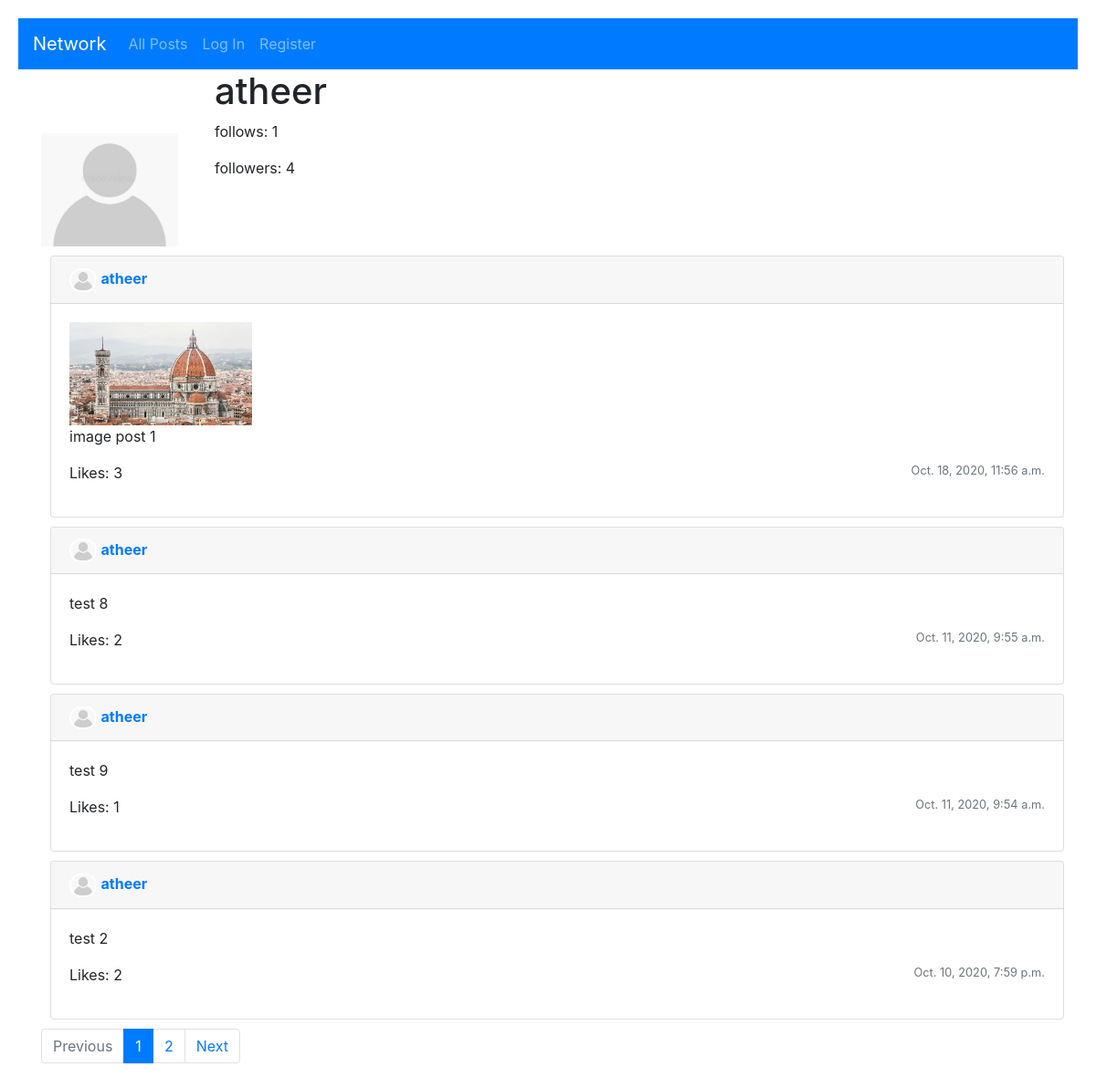
Page /profile/atheer on the earlier database version.
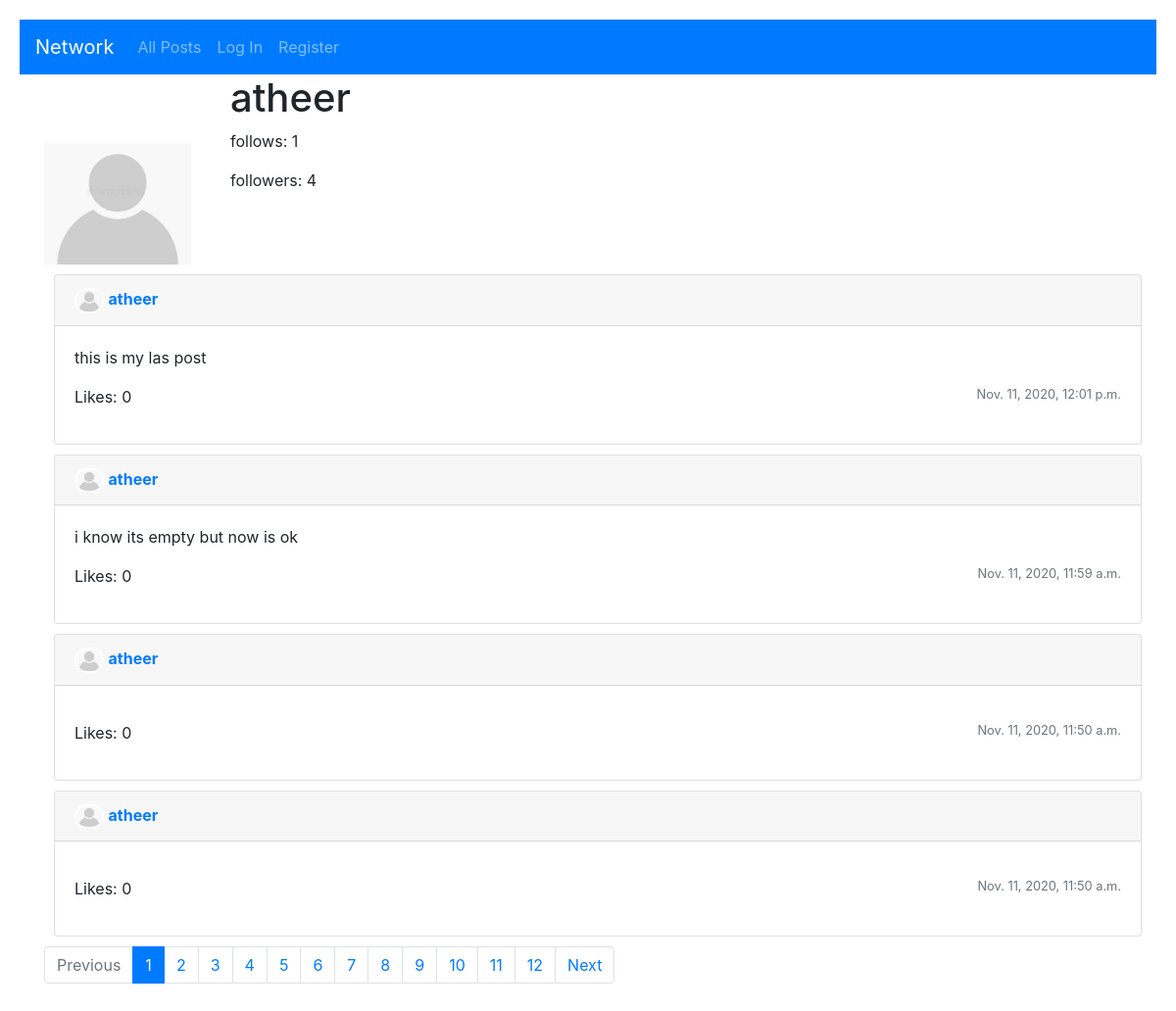
Same page on the later database version.
### network/models.py (models this page shows)
class Post(models.Model):
    post = models.CharField(max_length=500, blank=False)
    image = models.ImageField(upload_to="postImage", null=True)
    user = models.ForeignKey(
        User, on_delete=models.CASCADE, related_name='geek')
    date = models.DateTimeField(blank=False)
    postLike = models.IntegerField(default=0)

class User(AbstractUser):
    avatar = models.ImageField(upload_to="userAvatar", null=True)

### network/views.py (the view)
# urls.py: path('profile/<str:profileUser>', views.profile, name='profile'),
def profile(request, profileUser):
    user1 = User.objects.get(username=profileUser)
    following = user1.following.all().count()
    followers = user1.followres.all().count()
    if request.user.is_authenticated:
        isFollowed = request.user.following.filter(following=user1.id).exists()
    else:
        isFollowed = False
    posts = user1.geek.all().order_by('-id')
    if request.user.id == user1.id:
        owner = True
    else:
        owner = False
    paginator = Paginator(posts, 4)
    page_number = request.GET.get('page')
    page_obj = paginator.get_page(page_number)
    return render(request, 'network/profile.html', {
        'user1': user1,
        'following': following,
        'followers': followers,
        'page_obj': page_obj,
        'owner': owner,
        'isFollowed': isFollowed,
    })

### network/templatetags/filter.py (called while the page is built)
@register.filter()
def range1(min, max):
    return range(min, max+1)

### network/templates/network/profile.html (shortened to what this page needs)
{% extends "network/layout.html" %}
{% load static %}
{% load filter %}
{% block body %}
<div class="row">
    <div class="col-2" style="padding-top: 20px;">
        {% if user1.avatar %}
        <img class="userAva" src="{{user1.avatar.url}}" alt="avatar" width="150px">
        {% else %}
        <img class="userAva" src="{% static 'icon/default-avatar.jpg' %}" alt="avatar" width="150px">
        {% endif %}
    </div>
    <div class="col">
        <h1>{{user1.username}}</h1>
        <p>follows: {{following}}</p>
        <p>followers: {{followers}} </p>
    </div>
</div>
{% for post in page_obj %}
<div class="card w-100" style="margin: 10px;">
    <div class="card-header">
        {% if post.user.avatar %}
        <img src="{{post.user.avatar.url}}" alt="avatar" width="50px"
            style="vertical-align: middle; border-radius: 10px; border: 2px solid white;">
        {% else %}
        <img src="{% static 'icon/default-avatar.jpg' %}" alt="avatar" width="30px"
            style="vertical-align: middle; border-radius: 15px; border: 2px solid white;">
        {% endif %}
        <a href="{% url 'profile' post.user %}">
            <strong>{{post.user}}</strong>
        </a>
    </div>
    <div class="card-body">
        {% if post.image %}
        <img src="{{post.image.url}} " style="width: 200px;">
        {% endif %}
        <div class="postDiv" id="{{post.id}}">
            <P class="post">{{post.post}}</P>
        </div>
        <p>
            {% if user.is_authenticated %}
            <img class="like" data-like="{{post.id}}" src="{% static 'icon/like.jpg' %} " width="20px" height="20px" />
            {% else %}
            <span>Likes: </span>
            {% endif %}
            <span>{{post.postLike}}</span>
            <small class="text-muted" style="float: right;">{{post.date}} </small>
        </p>
    </div>
</div>
{% empty %}
<p>there are no posts yet</p>
{% endfor %}
<nav aria-label="Page navigation example">
    <ul class="pagination">
        {% if page_obj.has_previous %}
        <li class="page-item"><a class="page-link" href="?page={{ page_obj.previous_page_number }}">Previous</a></li>
        {% else %}
        <li class="page-item disabled"><a class="page-link" href="?page=1" aria-disabled="true">Previous</a></li>
        {% endif %}
        {% for value in 1|range1:page_obj.paginator.num_pages %}
        <li class="page-item {% if value == page_obj.number %}active{% endif %}"><a class="page-link"
                href="?page={{ value }}">{{value}}</a></li>
        {% endfor %}
        {% if page_obj.has_next %}
        <li class="page-item"><a class="page-link" href="?page={{ page_obj.next_page_number }}">Next</a></li>
        {% else %}
        <li class="page-item disabled"><a class="page-link" href="?page={{ page_obj.paginator.num_pages }}"
                aria-disabled="true">Next</a></li>
        {% endif %}
    </ul>
</nav>
{% endblock %}

Differences in the rows shown:
no longer on this page (row unchanged): Post: user "atheer", image (picture), post "image post 1", postLike "3", date "Oct. 18, 2020, 11:56 a.m."
no longer on this page (row edited): Post: user "atheer", post "test 8", postLike "2", date "Oct. 11, 2020, 9:55 a.m."
no longer on this page (row unchanged): Post: user "atheer", post "test 9", postLike "1", date "Oct. 11, 2020, 9:54 a.m."
no longer on this page (row unchanged): Post: user "atheer", post "test 2", postLike "2", date "Oct. 10, 2020, 7:59 p.m."
added Post: user "atheer", post "this is my las post", postLike "0", date "Nov. 11, 2020, 12:01 p.m."
added Post: user "atheer", post "i know its empty but now is ok", postLike "0", date "Nov. 11, 2020, 11:59 a.m."
added Post: user "atheer", postLike "0", date "Nov. 11, 2020, 11:50 a.m."
added Post: user "atheer", postLike "0", date "Nov. 11, 2020, 11:50 a.m."
Other differences:
new list line: "3"
new list line: "4"
new list line: "5"
new list line: "6"
new list line: "7"
new list line: "8"
new list line: "9"
new list line: "10"
new list line: "11"
new list line: "12"
